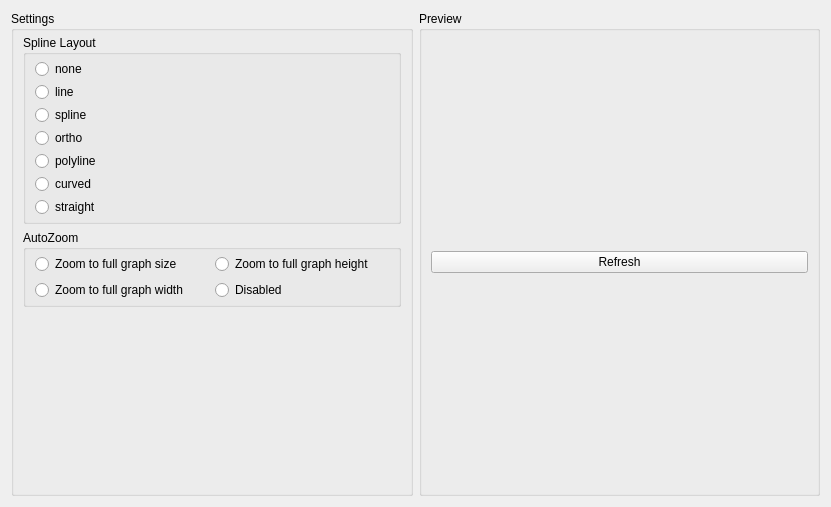
<?xml version="1.0" encoding="UTF-8"?>
<ui version="4.0">
 <class>SpenatEditorGraphvizSettings</class>
 <widget class="QWidget" name="SpenatEditorGraphvizSettings">
  <property name="geometry">
   <rect>
    <x>0</x>
    <y>0</y>
    <width>831</width>
    <height>507</height>
   </rect>
  </property>
  <layout class="QHBoxLayout" name="horizontalLayout_2">
   <item>
    <widget class="QGroupBox" name="Settings">
     <property name="title">
      <string>Settings</string>
     </property>
     <layout class="QVBoxLayout" name="verticalLayout">
      <property name="topMargin">
       <number>4</number>
      </property>
      <property name="bottomMargin">
       <number>4</number>
      </property>
      <item>
       <widget class="QGroupBox" name="SplineBox">
        <property name="toolTip">
         <string>&lt;html&gt;&lt;head/&gt;&lt;body&gt;&lt;p&gt;&lt;br/&gt;&lt;/p&gt;&lt;/body&gt;&lt;/html&gt;</string>
        </property>
        <property name="title">
         <string>Spline Layout</string>
        </property>
        <layout class="QVBoxLayout" name="verticalLayout_3">
         <property name="spacing">
          <number>3</number>
         </property>
         <property name="topMargin">
          <number>4</number>
         </property>
         <property name="bottomMargin">
          <number>4</number>
         </property>
         <item>
          <widget class="QRadioButton" name="S1">
           <property name="text">
            <string>none</string>
           </property>
          </widget>
         </item>
         <item>
          <widget class="QRadioButton" name="S2">
           <property name="text">
            <string>line</string>
           </property>
          </widget>
         </item>
         <item>
          <widget class="QRadioButton" name="S3">
           <property name="text">
            <string>spline</string>
           </property>
          </widget>
         </item>
         <item>
          <widget class="QRadioButton" name="S4">
           <property name="text">
            <string>ortho</string>
           </property>
          </widget>
         </item>
         <item>
          <widget class="QRadioButton" name="S5">
           <property name="text">
            <string>polyline</string>
           </property>
          </widget>
         </item>
         <item>
          <widget class="QRadioButton" name="S6">
           <property name="text">
            <string>curved</string>
           </property>
          </widget>
         </item>
         <item>
          <widget class="QRadioButton" name="S7">
           <property name="text">
            <string>straight</string>
           </property>
          </widget>
         </item>
        </layout>
       </widget>
      </item>
      <item>
       <widget class="QGroupBox" name="AutoZoom">
        <property name="title">
         <string>AutoZoom</string>
        </property>
        <layout class="QGridLayout" name="gridLayout">
         <property name="topMargin">
          <number>4</number>
         </property>
         <property name="bottomMargin">
          <number>4</number>
         </property>
         <item row="0" column="1">
          <widget class="QRadioButton" name="zoom_height">
           <property name="text">
            <string>Zoom to full graph height</string>
           </property>
          </widget>
         </item>
         <item row="0" column="0">
          <widget class="QRadioButton" name="zoom_full">
           <property name="text">
            <string>Zoom to full graph size</string>
           </property>
          </widget>
         </item>
         <item row="1" column="0">
          <widget class="QRadioButton" name="zoom_width">
           <property name="text">
            <string>Zoom to full graph width</string>
           </property>
          </widget>
         </item>
         <item row="1" column="1">
          <widget class="QRadioButton" name="zoom_disabled">
           <property name="text">
            <string>Disabled</string>
           </property>
          </widget>
         </item>
        </layout>
       </widget>
      </item>
      <item>
       <spacer name="verticalSpacer">
        <property name="orientation">
         <enum>Qt::Vertical</enum>
        </property>
        <property name="sizeHint" stdset="0">
         <size>
          <width>20</width>
          <height>40</height>
         </size>
        </property>
       </spacer>
      </item>
     </layout>
    </widget>
   </item>
   <item>
    <widget class="QGroupBox" name="Preview">
     <property name="title">
      <string>Preview</string>
     </property>
     <layout class="QVBoxLayout" name="verticalLayout_4">
      <item>
       <layout class="QVBoxLayout" name="PreviewLayout"/>
      </item>
      <item>
       <widget class="QPushButton" name="refresh">
        <property name="text">
         <string>Refresh</string>
        </property>
       </widget>
      </item>
     </layout>
    </widget>
   </item>
  </layout>
 </widget>
 <resources/>
 <connections/>
</ui>
